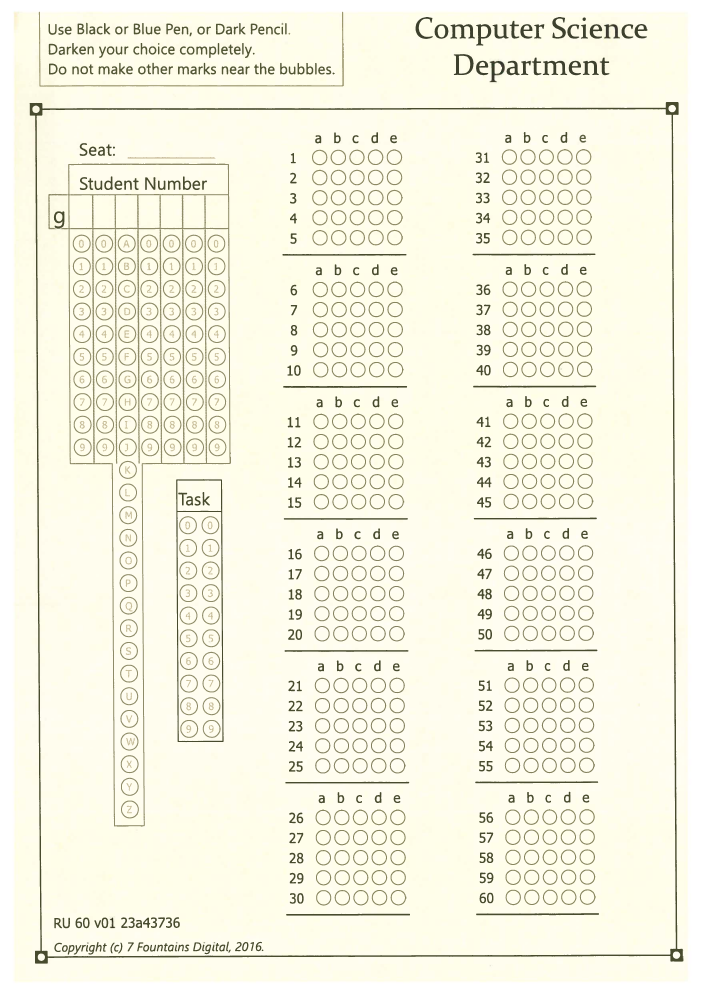
#> input picture lec3/sheet_0.png, 3509 x 4967 px (shown at 1/5 size)
$ python binary_thresholding_12.py sheet_0.png
#> lines starting #> are read from the running program, lines starting #| are printed output that depends on the picture; after the words box and inside, x2 and y2 are one past the last pixel; in counts of white or black regions, pixels touching at a corner belong together
# reads in a png image and binary thresholds it.

import numpy as np  # shortened (used often)
import cv2  # always need this
import sys

# image from command line arg
imgFile = cv2.imread(sys.argv[1], 0)
#> imgFile: shape (4967, 3509); min 22, max 255, mean 241.8
imgFile = cv2.resize(imgFile, (800, 1000))
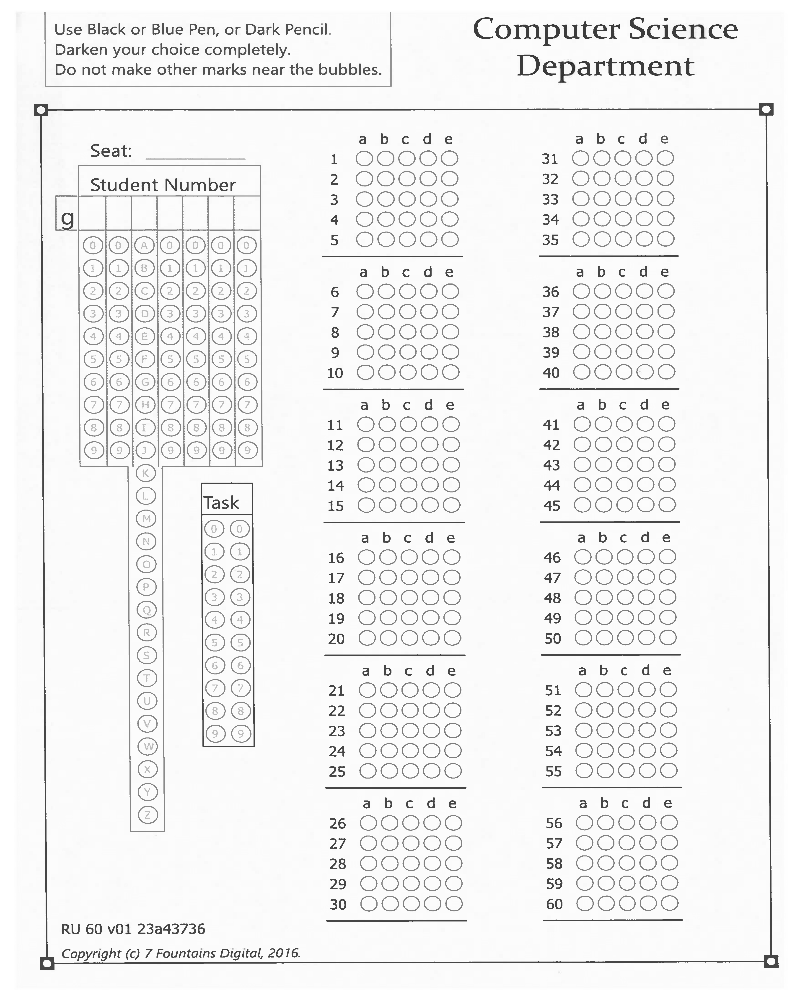
#> imgFile: shape (1000, 800); min 34, max 255, mean 241.9
imgFile = cv2.GaussianBlur(imgFile, (5, 5), 0)

ret, thImg1 = cv2.threshold(imgFile, 127, 255, cv2.THRESH_BINARY)
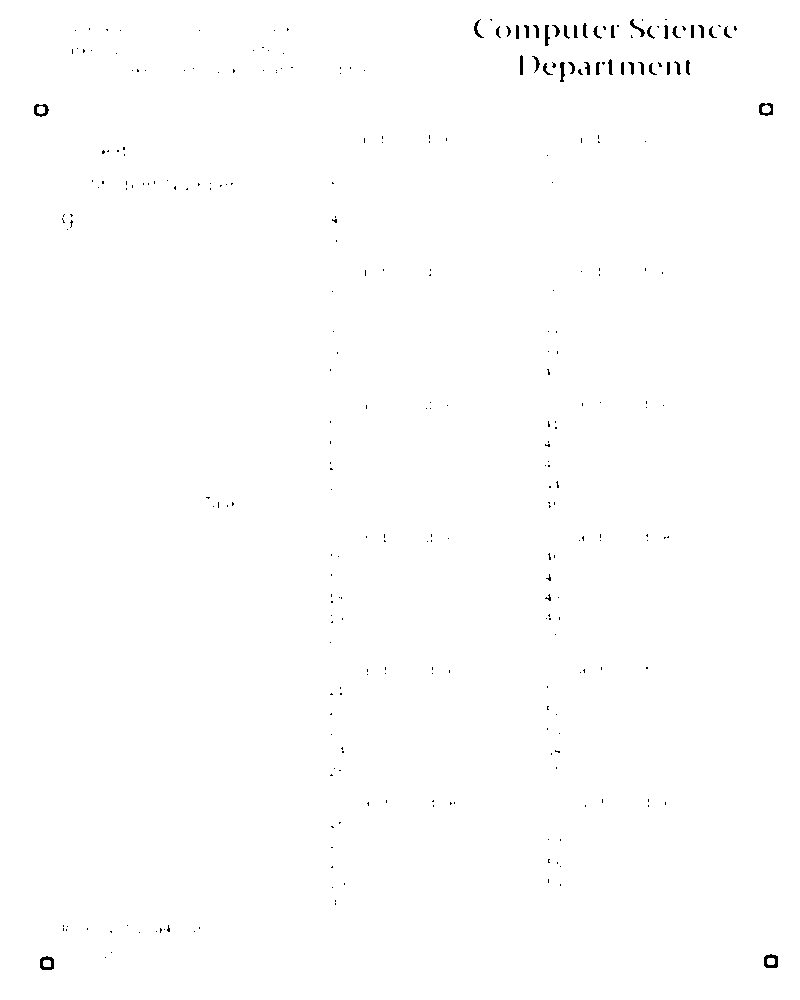
#> thImg1: shape (1000, 800); 99.7% white; black in thin lines or dots, all inside (x1, y1, x2, y2) = (34, 19, 778, 970)

ret, thImg2 = cv2.threshold(imgFile, 0, 255, cv2.THRESH_BINARY+cv2.THRESH_OTSU)
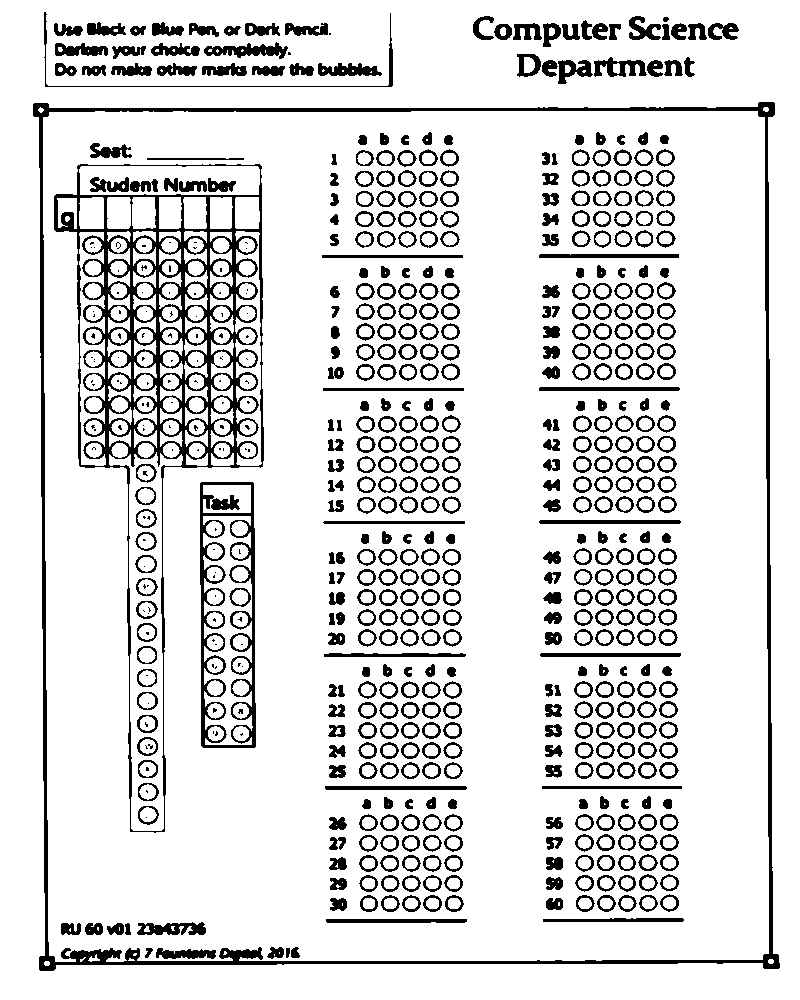
#> thImg2: shape (1000, 800); 86.2% white; 638 black regions (117 under 20 px), largest, box (x1, y1, x2, y2) and area: (54, 164, 264, 833) 19152, (33, 102, 780, 971) 12908, (200, 482, 256, 748) 5006
#> ret = 221

thImg3 = cv2.adaptiveThreshold(
    imgFile, 255, cv2.ADAPTIVE_THRESH_MEAN_C, cv2.THRESH_BINARY, 3, 2)
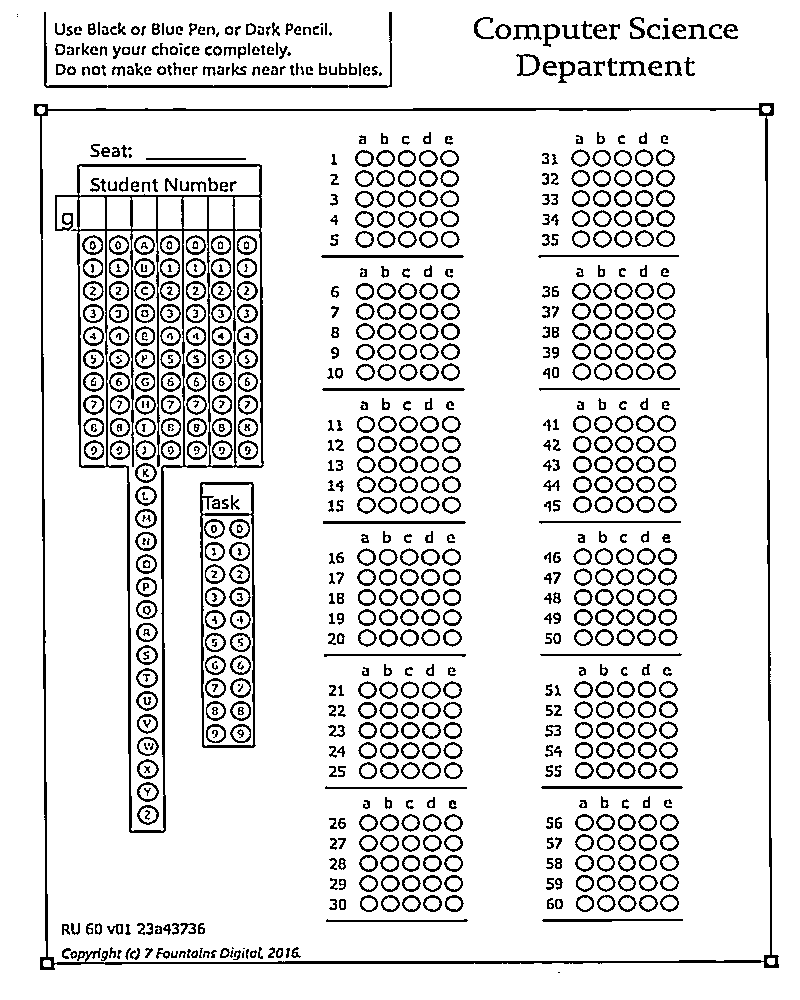
#> thImg3: shape (1000, 800); 88.6% white; black in thin lines or dots

thImg4 = cv2.adaptiveThreshold(
    imgFile, 255, cv2.ADAPTIVE_THRESH_GAUSSIAN_C, cv2.THRESH_BINARY, 3, 2)
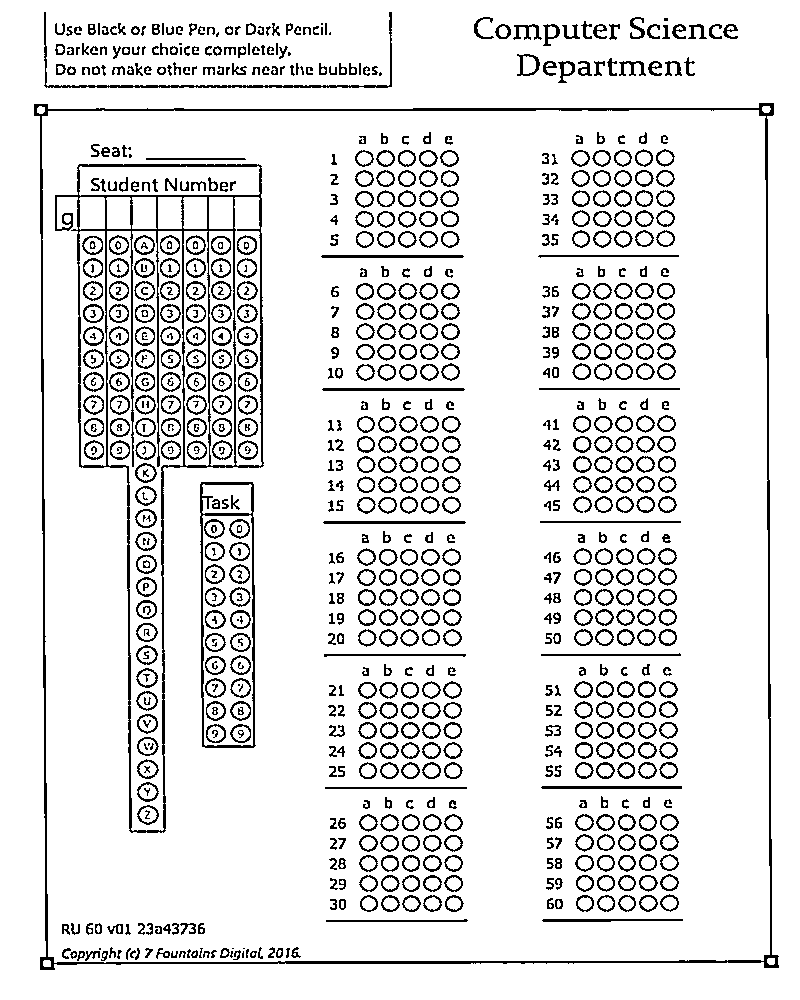
#> thImg4: shape (1000, 800); 89.2% white; black in thin lines or dots, all inside (x1, y1, x2, y2) = (34, 12, 779, 970)

# stacking images side-by-side
hStack1 = np.hstack((imgFile, thImg1, thImg2, thImg3, thImg4))
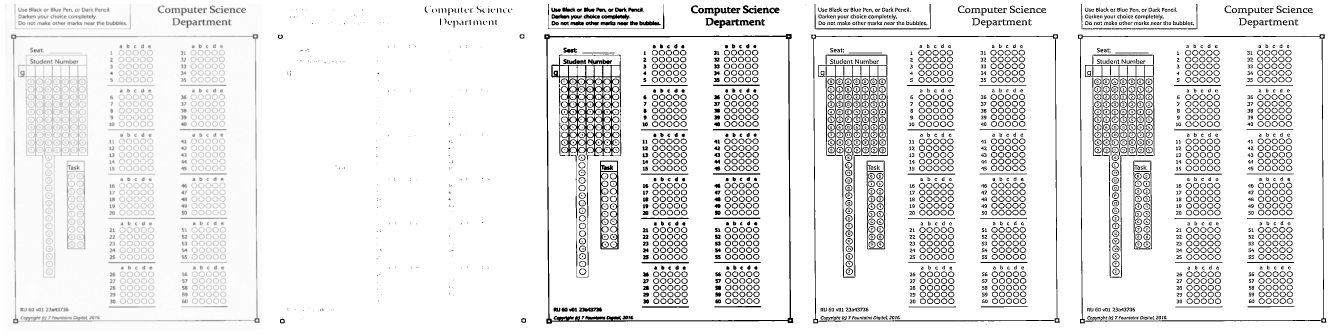
#> hStack1: shape (1000, 4000) (shown at 1/3 size); min 0, max 255, mean 233.9

fres = np.vstack((hStack1))  # stacking images side-by-side
cv2.imshow('Conveniently Stacked', fres)

cv2.waitKey(0)
cv2.destroyAllWindows()
